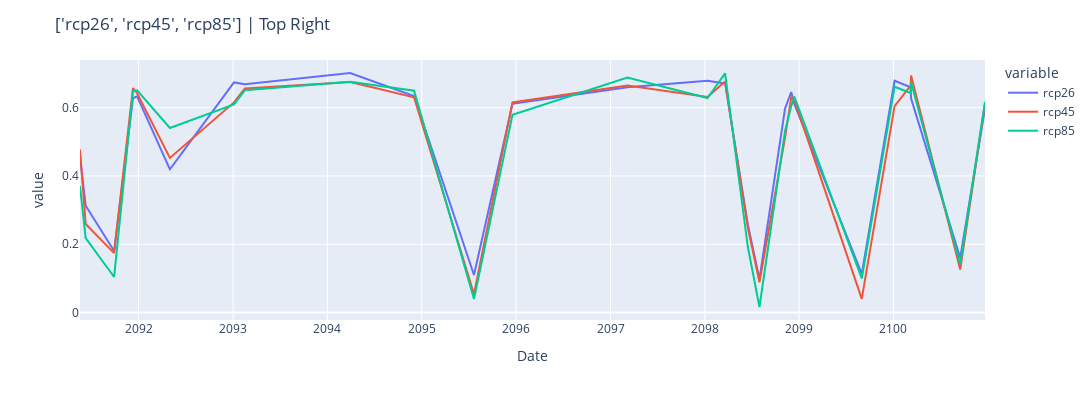

Notebook source saved alongside this figure:
### Code cell
# top right
temp_lat =  lats[-2]
temp_lon = lons[-2]
comparison_df_1 = comparison_df[(comparison_df['Latitude'] ==  temp_lat) & (comparison_df['Longitude'] == temp_lon)]
comparison_df_1, scale = comparison_df_1.sort_values(by='Date'), "Top Right"
fig = px.line(comparison_df_1, x="Date" , y = scenario_array)
fig.update_layout(title=f'{scenario_array} | {scale}', width = 1800, height = 400)

plotly_image_path = os.path.join(folder_name, f"{scale}.png")
fig.write_image(plotly_image_path)

fig

### Figure 1 — Plotly figure (JSON) as saved in the notebook; plotly's stock layout.template omitted (floating-point values rounded to 4 significant figures)
{"data": [{"hovertemplate": "variable=rcp26<br>Date=%{x}<br>value=%{y}<extra></extra>", "legendgroup": "rcp26", "line": {"color": "#636efa", "dash": "solid"}, "marker": {"symbol": "circle"}, "mode": "lines", "name": "rcp26", "orientation": "v", "showlegend": true, "type": "scatter", "x": ["2091-05-19T12:00:00", "2091-06-10T12:00:00", "2091-09-28T12:00:00", "2091-12-10T12:00:00", "2091-12-26T12:00:00", "2092-05-01T12:00:00", "2093-01-04T12:00:00", "2093-02-15T12:00:00", "2094-03-30T12:00:00", "2094-12-02T12:00:00", "2095-07-22T12:00:00", "2095-12-18T12:00:00", "2097-03-07T12:00:00", "2098-01-11T12:00:00", "2098-03-20T12:00:00", "2098-06-16T12:00:00", "2098-07-31T12:00:00", "2098-11-07T12:00:00", "2098-12-01T12:00:00", "2098-12-13T12:00:00", "2099-08-31T12:00:00", "2100-01-05T12:00:00", "2100-03-08T12:00:00", "2100-03-10T12:00:00", "2100-09-16T12:00:00", "2100-12-21T12:00:00"], "xaxis": "x", "y": [0.4548, 0.3129, 0.18, 0.6275, 0.6331, 0.4192, 0.674, 0.6685, 0.7015, 0.6341, 0.11, 0.6113, 0.6599, 0.6787, 0.6711, 0.2581, 0.09783, 0.5975, 0.6457, 0.6107, 0.1129, 0.6789, 0.6597, 0.6268, 0.1601, 0.5975], "yaxis": "y"}, {"hovertemplate": "variable=rcp45<br>Date=%{x}<br>value=%{y}<extra></extra>", "legendgroup": "rcp45", "line": {"color": "#EF553B", "dash": "solid"}, "marker": {"symbol": "circle"}, "mode": "lines", "name": "rcp45", "orientation": "v", "showlegend": true, "type": "scatter", "x": ["2091-05-19T12:00:00", "2091-06-10T12:00:00", "2091-09-28T12:00:00", "2091-12-10T12:00:00", "2091-12-26T12:00:00", "2092-05-01T12:00:00", "2093-01-04T12:00:00", "2093-02-15T12:00:00", "2094-03-30T12:00:00", "2094-12-02T12:00:00", "2095-07-22T12:00:00", "2095-12-18T12:00:00", "2097-03-07T12:00:00", "2098-01-11T12:00:00", "2098-03-20T12:00:00", "2098-06-16T12:00:00", "2098-07-31T12:00:00", "2098-11-07T12:00:00", "2098-12-01T12:00:00", "2098-12-13T12:00:00", "2099-08-31T12:00:00", "2100-01-05T12:00:00", "2100-03-08T12:00:00", "2100-03-10T12:00:00", "2100-09-16T12:00:00", "2100-12-21T12:00:00"], "xaxis": "x", "y": [0.4771, 0.2592, 0.1739, 0.6574, 0.6423, 0.4526, 0.6154, 0.6561, 0.675, 0.6303, 0.05381, 0.6151, 0.6645, 0.6313, 0.6764, 0.2489, 0.08866, 0.5124, 0.6302, 0.623, 0.04005, 0.6047, 0.6648, 0.6942, 0.1259, 0.6115], "yaxis": "y"}, {"hovertemplate": "variable=rcp85<br>Date=%{x}<br>value=%{y}<extra></extra>", "legendgroup": "rcp85", "line": {"color": "#00cc96", "dash": "solid"}, "marker": {"symbol": "circle"}, "mode": "lines", "name": "rcp85", "orientation": "v", "showlegend": true, "type": "scatter", "x": ["2091-05-19T12:00:00", "2091-06-10T12:00:00", "2091-09-28T12:00:00", "2091-12-10T12:00:00", "2091-12-26T12:00:00", "2092-05-01T12:00:00", "2093-01-04T12:00:00", "2093-02-15T12:00:00", "2094-03-30T12:00:00", "2094-12-02T12:00:00", "2095-07-22T12:00:00", "2095-12-18T12:00:00", "2097-03-07T12:00:00", "2098-01-11T12:00:00", "2098-03-20T12:00:00", "2098-06-16T12:00:00", "2098-07-31T12:00:00", "2098-11-07T12:00:00", "2098-12-01T12:00:00", "2098-12-13T12:00:00", "2099-08-31T12:00:00", "2100-01-05T12:00:00", "2100-03-08T12:00:00", "2100-03-10T12:00:00", "2100-09-16T12:00:00", "2100-12-21T12:00:00"], "xaxis": "x", "y": [0.3701, 0.2181, 0.1042, 0.6479, 0.6505, 0.5403, 0.6095, 0.6508, 0.6756, 0.6496, 0.03943, 0.5789, 0.6879, 0.6283, 0.7003, 0.1925, 0.01624, 0.5321, 0.6046, 0.6322, 0.09982, 0.6613, 0.6429, 0.6737, 0.1414, 0.6168], "yaxis": "y"}], "layout": {"height": 400, "legend": {"title": {"text": "variable"}, "tracegroupgap": 0}, "margin": {"t": 60}, "title": {"text": "['rcp26', 'rcp45', 'rcp85'] | Top Right"}, "width": 1800, "xaxis": {"anchor": "y", "domain": [0, 1], "title": {"text": "Date"}}, "yaxis": {"anchor": "x", "domain": [0, 1], "title": {"text": "value"}}}}
